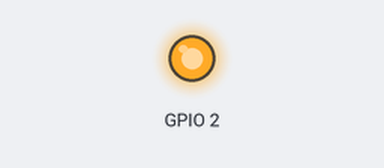
A sketch run on a simulated ESP32. Shown: output pins drawn as LEDs (lit = HIGH). WiFi joins after 1.5 s; servers stay silent unless stated; uploads are accepted with an empty reply; what the sketch prints to the serial monitor is not drawn.

Above: at 0.1 s.
At 1.8 s:
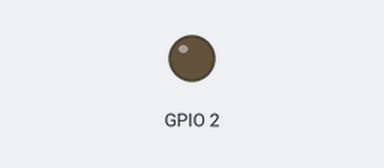
Timing chart, 0 to 3.3 s (numbered marks = the images above):
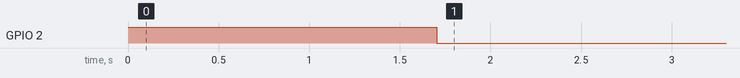

Measured:
- by itself, GPIO 2: HIGH → LOW at 1.7 s

The sketch:

codeesp.ino
```cpp
#include <WiFi.h>
#include <HTTPClient.h>
#include <WiFiClientSecure.h>
#include <Arduino_JSON.h>
const char* ssid = "Solartech L3";
const char* password = "Solartech2730";
String serverName = "http://test.minhthuc.xyz/model/mcu.php";
String apiKeyValue = "tPmAT5Ab3j7F8";
unsigned long lastTime = 0;
unsigned long timerDelay = 100;

void setup() {
  Serial.begin(115200);
  pinMode(2, OUTPUT);
  digitalWrite(2,HIGH);
  WiFi.begin(ssid, password);
  Serial.println("Connecting");
  while(WiFi.status() != WL_CONNECTED) {
    delay(500);
    Serial.print(".");
  }
  Serial.println("");
  Serial.print("Connected to WiFi network with IP Address: ");
  Serial.println(WiFi.localIP());
}
void loop() {
  //Send an HTTP POST request every 10 minutes
  if ((millis() - lastTime) > timerDelay) {
    //Check WiFi connection status
    if(WiFi.status()== WL_CONNECTED){
      WiFiClient client;
      HTTPClient http;
      String serverPath = serverName + "?api_key=tPmAT5Ab3j7F8";
      // Your Domain name with URL path or IP address with path
      http.begin(client, serverPath.c_str());

      // Specify content-type header
      http.addHeader("Content-Type", "application/x-www-form-urlencoded");
      // Send HTTP POST request
      int httpResponseCode = http.GET();

      if (httpResponseCode>0) {
        String res = http.getString();
        String key  = "";
        String tag = "";
        int batdau = 0;

        JSONVar myObject = JSON.parse(res);
        Serial.println(res);
        if( (int)myObject["t1"] == 1)
        {
          digitalWrite(2, HIGH);
        }
        else if ( (int) myObject["t1"] == 0)
        {
          digitalWrite(2, LOW);
        }
      }
      else {
        Serial.print("Error code: ");
        Serial.println(httpResponseCode);
      }
      // Free resources
      http.end();
    }
    else {
      Serial.println("WiFi Disconnected");
    }
    lastTime = millis();
  }
}
```
